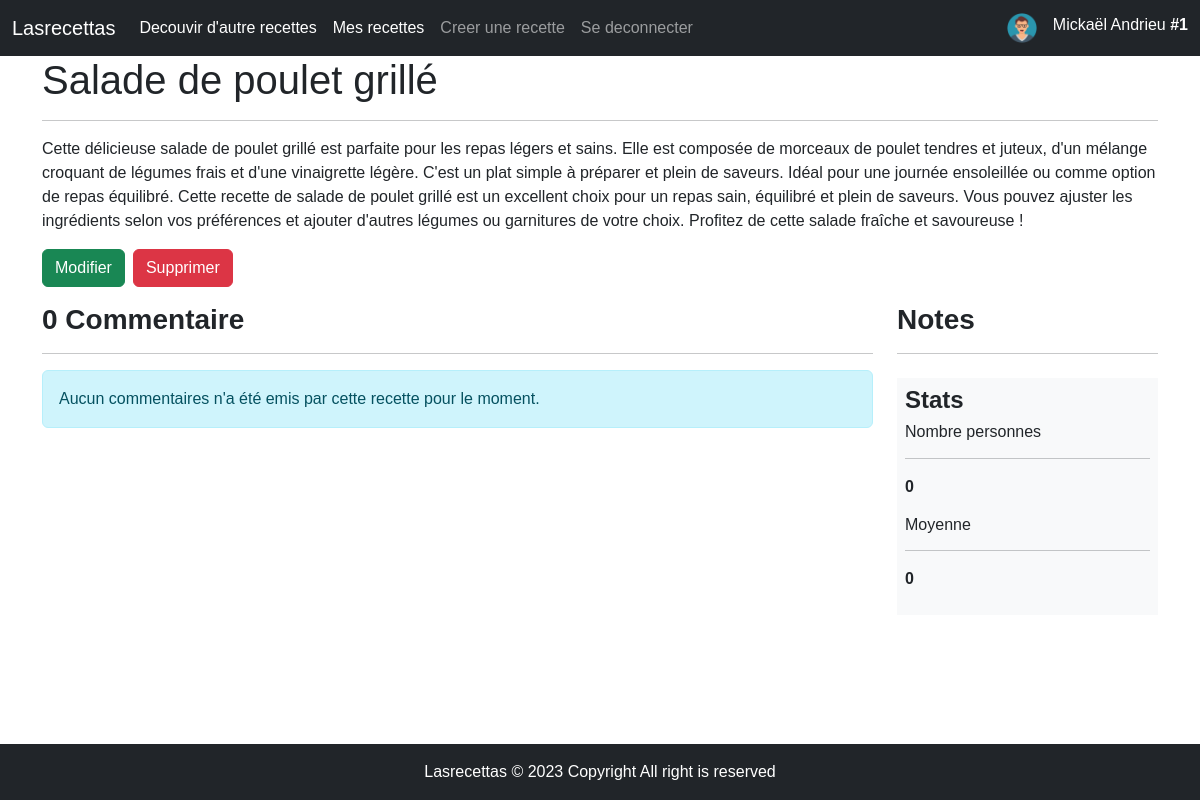
/auth/recipe.php?id=6 (signed in), run on the app's committed database.
### tables this page shows
CREATE TABLE `recipes` (
  `recipe_id` int NOT NULL,
  `title` varchar(128) NOT NULL,
  `description` text NOT NULL,
  `is_enabled` tinyint(1) NOT NULL DEFAULT '0',
  `user_id` int NOT NULL
);

### auth/recipe.php (the view, shortened to what this page needs)
<?php
require_once("../config/database.php");
$recipe_id = $_GET["id"];
$sql = 'SELECT * FROM recipes NATURAL JOIN users WHERE recipe_id = :recipe_id';
$recipesStatement = $db->prepare($sql);
$recipesStatement->execute([
    'recipe_id' => $recipe_id
]);
$recipe = $recipesStatement->fetch(PDO::FETCH_ASSOC);
extract($recipe);
require_once('../inc/header.php');
?>
<h1><?= $title ?></h1>
<hr>
<p><?= $description ?></p>
<?php
$sqlQueryComment = 'SELECT * FROM comments NATURAL JOIN users WHERE recipe_id = :recipe_id';
$CommentStatement = $db->prepare($sqlQueryComment);
$CommentStatement->execute([
    'recipe_id' => $recipe_id
]);
$comments = $CommentStatement->fetchAll(PDO::FETCH_ASSOC);
?>
<div class="d-flex mt-3 mb-3">
            <a href="recipe_edit.php?id=<?= $recipe_id ?>" class="btn btn-success me-2">Modifier</a>
            <a
            onclick="return confirm('Voulez vous vraiment supprimer cette recette ?')"
            href="recipe_delete.php?id=<?= $recipe_id ?>"  class="btn btn-danger">Supprimer</a>
        </div>
<div class="row mb-5">
    <div class="col-md-9">
        <h3 class="fw-bolder"><?= count($comments) ?> Commentaire<?= count($comments) > 1 ? "s" : "" ?></h3>
        <hr>
        <div id="comments">
            <?php
            if (count($comments) == 0) {
            ?>
                <div class="alert alert-info">
                    Aucun commentaires n'a été emis par cette recette pour le moment.
                </div>
                <?php
            } ?>
        </div>
    </div>
    <div class="col-md-3">
        <h3 class="fw-bolder">Notes</h3>
        <hr>
        <div class="rating_stats mt-4 bg-light  p-2">
            <h4 class="fw-bolder">Stats</h4>
            <div>
                <h6 className="text-app">Nombre personnes</h6>
                <hr>
                <p><strong><?= 0 ?></strong></p>
            </div>
            <div>
                <h6 className="text-app">Moyenne</h6>
                <hr>
                <p><strong><?= 0.0 ?></strong></p>
            </div>
        </div>
    </div>
</div>
</div>
<?php include_once('../inc/footer.php'); ?>

### assets/css/style.css (style rules this page uses)
* { font-family: Arial, Helvetica, sans-serif; }

### data on the page
recipes: title "Salade de poulet grillé", description "Cette délicieuse salade de poulet grillé est parfaite pour les repas légers et sains. Elle est composée de morceaux de poulet tendres et juteux, d'un mélange croquant de légumes frais et d'une vinaigrette légère. C'est un plat simple à préparer et plein de saveurs. Idéal pour une journée ensoleillée ou comme option de repas équilibré. Cette recette de salade de poulet grillé est un excellent choix pour un repas sain, équilibré et plein de saveurs. Vous pouvez ajuster les ingrédients selon vos préférences et ajouter d'autres légumes ou garnitures de votre choix. Profitez de cette salade fraîche et savoureuse !"

### other printed values
getLoggedUserInfo("username") "Mickaël Andrieu"
getLoggedUserInfo("userId") "1"
count($comments) "0"
0.0 "0"
